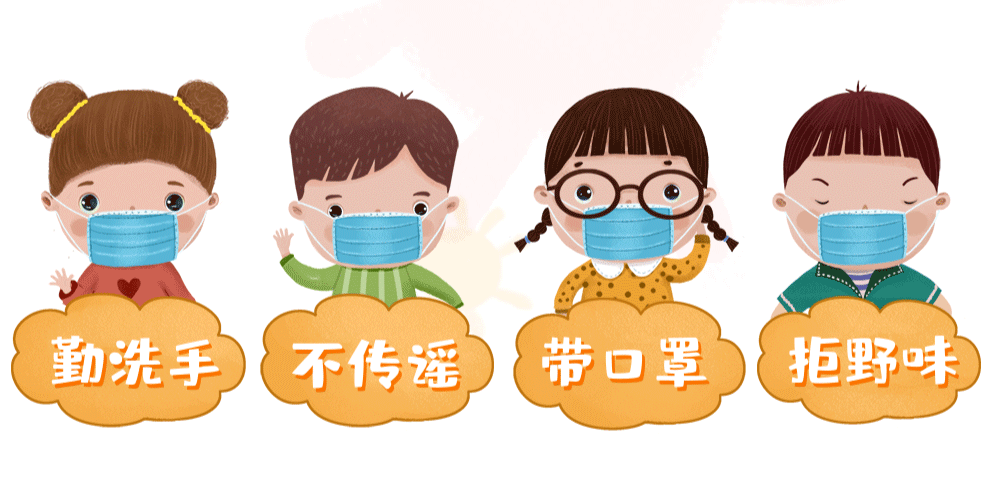
#> input picture Python_Code/experiment11/temp/img/gif/1.gif, 1000 x 500 px, found by its file name
$ python experimentTest3.py
#> lines starting #> are read from the running program, lines starting #| are printed output that depends on the picture
#!/usr/bin/env python
# -*- coding: UTF-8 -*-
"""
 Copyright (c) 2020 WEI.ZHOU. All rights reserved.
 The following code snippets are only used for circulation and cannot be used for business.
 If the code is used, no consent is required, but the author has nothing to do with any problems and
 -consequences.

 In case of code problems, feedback can be made through the following email address.
                         <xiaoandx@gmail.com>

 @Description: 准备一个GIF动图，编写程序，使用扩展库pillow将其拆分为多个静态图片。
 @File: experimentTest3.py
 @Author: WEI.ZHOU
 @Date: 2020-12-10 14:40:48
 @Version: V1.0
 @Others:  Running test instructions
"""
import uuid
import os
from PIL import Image
from pylab import *

def splicingImg(imgPath):
    """
    拼接等尺寸图片（准备多个模式和尺寸都一样的图片，编写程序将这些图片拼接为长图。）
    :param imgPath: 图片所在的文件夹
    :return:
    """
    im_list = []
    for fn in os.listdir(imgPath):
        if fn.endswith('.jpg'):
            im_list.append(Image.open(imgPath + os.sep + fn))
    width = 0
    height = 0
    for img in im_list:
        w, h = img.size
        height += h
        width = max(width, w)

    # 创建空白长图
    result = Image.new(im_list[0].mode, (width, height), 0xffffff)
    # 拼接图片
    height = 0
    for img in im_list:
        w, h = img.size
        result.paste(img, box=(round(width / 2 - w / 2), height))
        height += h

    result.save(imgPath + '拼接长图.jpg')
    result.show()
    result.close()
    pass


def gifToImgs(gifURL):
    """
    gif动图转帧图片
    :param gifURL:  gif图片地址
    :return:
    """
#> called with gifURL = '.\\\\temp\\\\img\\\\gif\\\\1.gif'
    img = Image.open(gifURL)
#> img is the input picture: PIL image 1000x500 P; mean R, G, B 226.6, 209.2, 189.7
    pngDir = gifURL[:-4] + ' - GIF To IMG'

    if not os.path.exists(pngDir):
        os.mkdir(pngDir)

    try:
        while True:
            current = img.tell()
            img.save(pngDir + '\\' + str(current) + '.png')
            img.seek(current + 1)
#> this loop made 20 passes
#> pass 2, in gifToImgs, `img.save(pngDir + '\\' + str(current) + '.png')`:
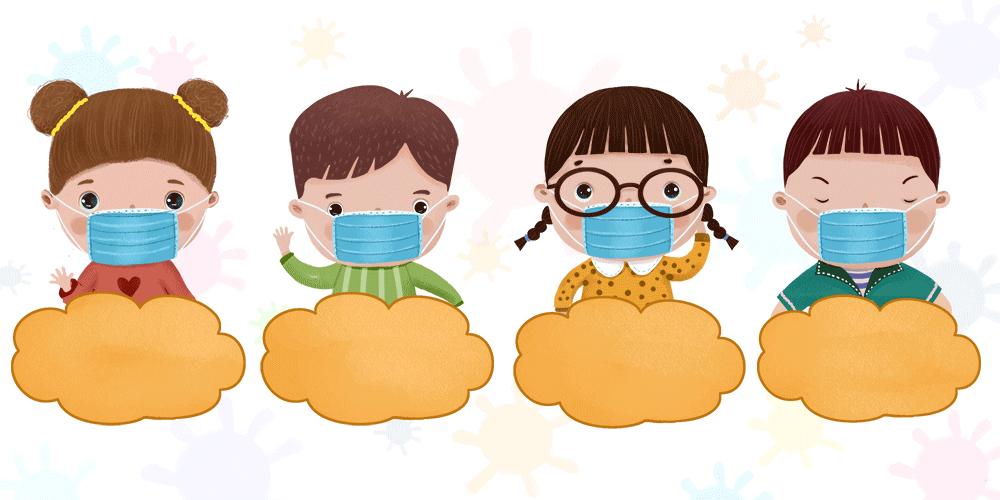
#> saved as 1.png: PIL image 1000x500 RGB; mean R, G, B 225.6, 207.7, 186
    except EOFError:
        pass
    finally:
        img.close()


def main():
    """
    运行说明：需要一个方法一个进行运行，可以同时运行不过不建议
    :return:
    """
    gifURL = r'.\\temp\\img\\gif\\1.gif'
    gifToImgs(gifURL)


if __name__ == '__main__':
    main()
